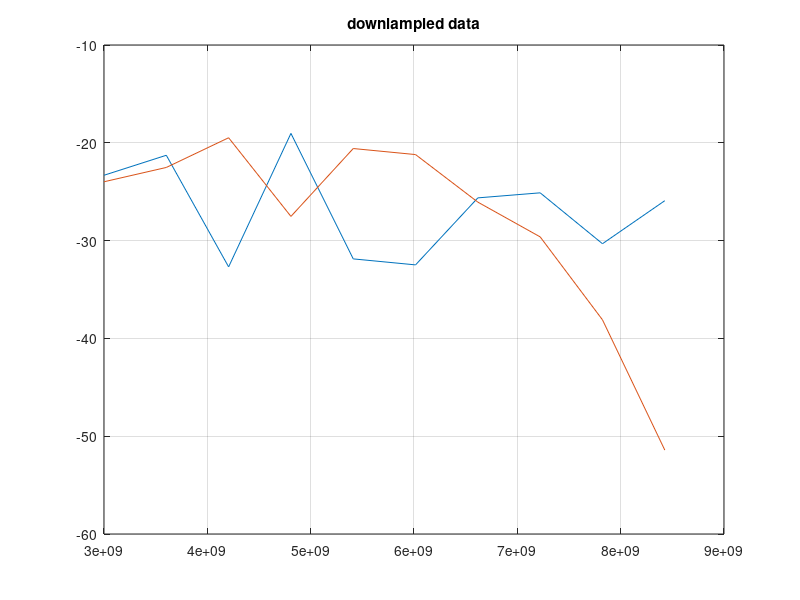

Write MATLAB code to recreate this figure. (Note: this script raises an error after producing the figure.)
% fiting nockit 2

% load('C:\Users\guypa\Google Drive\LIMUDIM\Lab_research\NOCKIT_new_folder\data\NOCKIT5_2traces_data.mat')
load NOCKIT5_2traces_data
N_downsample = 201;
%N_downsample = length(freq);
data_red = downsample(data,N_downsample);
data_dB_red = 20*log10(abs(data_red));
freq_red = downsample(freq,N_downsample);
figure(1); plot(freq_red, data_dB_red); title("downlampled data"); grid on;

dir = data_dB_red(:,1);
cop = data_dB_red(:,2);
%  lcs = find(abs(diff(cop))>1);

%  lcs(1)

 findpeaks(-data_dB_red(:,1), 'MinPeakProminence',10)
%  findpeaks(-data_dB_red(:,2), 'MinPeakProminence',10)
%%
sig_pwr = -80; %dbm
% geometry: and network structure
N=30; % number of couplers. (= number of unit cells minus 1) 
M = 2; % number of lines
L0 = 100e-6; % length of each line segment
d = 20e-6; % length of each coupler segment
t = 9e-9;
W = 2.3e-6;
W_c = 300e-9;
H = 16e-9;



addpath('C:\Users\guypa\Google Drive\LIMUDIM\Lab_research\repos2\NOCKIT-simulation');
addpath('Z:\Users\Guy\coupling transission lines\repos\NOCKIT-simulation');
[Y0, v_ph]  = get_microstrip_properties(W,t,H);
[Yc, v_ph_c]  = get_microstrip_properties(W_c,t,H);

%%

x0 = [1.7,1.7,1.1,-20];
% x0 = [1.7,1.7,1.1]
% x0 = [1.7,1.1];
% x0 = [1.7,1.1, -22];



x0 = [1,1,2,1];

%  x0 = [0.9490    1.1236    2.6439  -22.2561]



% x0=   [0.7938    0.8354, 1    1.9709]
% x0 = [1,1,2]
x0 = [0.7938    0.8354    1.9709, -22  ]

x0 = [1.9,1.1,1/0.8, -22]
 x0 =  [1.9935    0.9193    1/0.8418  -21.9094]
% 
% x0 = [0.7948    0.8416    1.9652    1.1838]
% x0 = [0.7948    0.8416    1.9652, 1*20/27]

%  x0 = [0.7552    0.9859    2.0450    1.2034]
%  x0 = [  0.7898    1.1247    2.0031    1.4134]
%x0 = [1,1,1]
cost = get_cost_non_lin(x0)

%%
%% matlab optimization


options = optimset('PlotFcns',@optimplotfval, 'Display','iter');

%   lb = [.5, .5, .1 .7];
  lb = [0.5 0.5, 0.5 ,-35 ];
%    lb = [.1, .1, -40];
% ub = [2.5, 2 ,3,1.3];
ub = [3, 3,3, 0];
% ub = [3, 3, 0];
%     [X,costval] = fminsearchbnd(@get_cost_non_lin,x0,lb,ub, options)

A = [];
b = [];
Aeq = [];
beq = [];



 [X,costval] = fmincon(@get_cost_non_lin,x0, A,b,Aeq,beq,lb,ub,[] ,options);
% % 

%%
% X = [ 0.1216    0.9369    1.0754  -22.0307]
%X = [1.7,1.1]
% X=[1.7856    1.1320  -22.0302]
% 
%  X = [1 ,1,   2  -22.2021]
%  X=[0.794    0.8454    1.9609, 1];
%     X = [.7938    0.8354    1.9709]
% X =     [0.7946    0.8689    1.8981 ]
% X =  [1.2418    0.7428    1.0084]
%  X = [  0.7864    0.8607    1.9643]
 
%  X = [0.8    0.8007    1.943]
% X = [0.7252    0.9959    2.0450    1.3034]
% X = [ 0.7898    1.1247    2.0031    1.4134]
% X = [0.7600    0.9871    2.0499    1.2147]
%  X = [0.7668    1.0    1.91    1.1406];
X = [ 1.9935    0.9193    1/0.8418  -21.9094]
t_new = t;%*X(1);

W_c_new = W_c;%*X(2);
W_new = W;%*X(3);

d_new=d;%*X(4);
[Y0_new, v_ph_new]  = get_microstrip_properties(W_new,t_new,H);
[Yc_new, v_ph_c_new]  = get_microstrip_properties(W_c_new,t_new,H);
%     v_ph_new = v_ph_new*X(3);
%     v_ph_c_new = v_ph_c_new*X(3);
%     Yc_new = Yc_new*X(3);
%     Y0_new = Y0_new*X(3);
    
    
       v_ph_new = v_ph_new*X(1);
    v_ph_c_new = v_ph_c_new*X(2);
    Yc_new = Yc_new*X(3);
    Y0_new = Y0_new;%*X(3);
    
      
 Ic = 60e-6*(t_new/6e-9)*(W/2.3e-6);%*X(4); % % from mikita measurement
Icc = 60e-6*(t_new/6e-9)*(W_c_new/2.3e-6);%*X(4); % from mikita measurement
    trans = freq_scan_non_lin_fun(freq_red,v_ph_new, v_ph_c_new, Y0_new, Yc_new,Ic,Icc,sig_pwr,d_new);
    trans_dB = 20*log10(abs(trans));
%
    figure(2); clf;plot(freq_red, trans_dB - 21 , '--') ; grid on
    cc = colororder();
    hold on
    plot(freq, data_dB(:,1), 'color',cc(1,:))
    plot(freq, data_dB(:,2), 'color',cc(2,:))
%     findpeaks(-trans_dB(2,:), 'MinPeakProminence',3);
% [peaks2_sim, locs2_sim] = findpeaks(-data_dB_red(2,:), 'MinPeakProminence',10);
dir = trans_dB(1,:);
cop = trans_dB(2,:);
%%
BG1 = freq_red(find(abs(diff(dir))>2,1));
BG2 = freq_red(find(abs(diff(cop))>2,1));
    